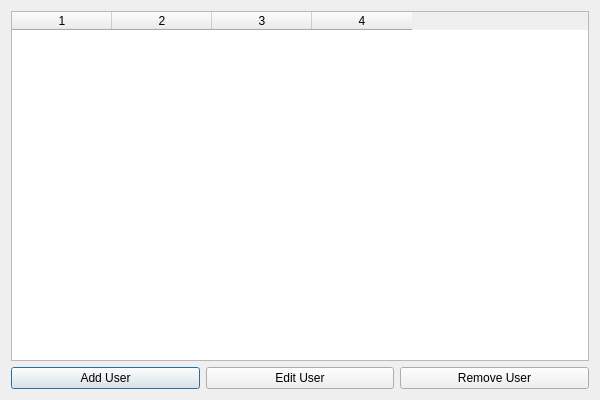
<?xml version="1.0" encoding="UTF-8"?>
<ui version="4.0">
 <class>UserManagementDialog</class>
 <widget class="QDialog" name="UserManagementDialog">
  <property name="geometry">
   <rect>
    <x>0</x>
    <y>0</y>
    <width>600</width>
    <height>400</height>
   </rect>
  </property>
  <property name="windowTitle">
   <string>User Management</string>
  </property>
  <layout class="QVBoxLayout" name="verticalLayout">
   <item>
    <widget class="QTableWidget" name="userTableWidget">
     <property name="columnCount">
      <number>4</number>
     </property>
     <property name="rowCount">
      <number>0</number>
     </property>
     <property name="horizontalHeaderLabels">
      <stringlist>
       <string>Username</string>
       <string>Password</string>
       <string>Settings</string>
       <string>Search</string>
      </stringlist>
     </property>
    </widget>
   </item>
   <item>
    <layout class="QHBoxLayout" name="buttonLayout">
     <item>
      <widget class="QPushButton" name="addUserPushButton">
       <property name="text">
        <string>Add User</string>
       </property>
      </widget>
     </item>
     <item>
      <widget class="QPushButton" name="editUserPushButton">
       <property name="text">
        <string>Edit User</string>
       </property>
      </widget>
     </item>
     <item>
      <widget class="QPushButton" name="removeUserPushButton">
       <property name="text">
        <string>Remove User</string>
       </property>
      </widget>
     </item>
    </layout>
   </item>
  </layout>
 </widget>
 <resources/>
 <connections/>
</ui>
